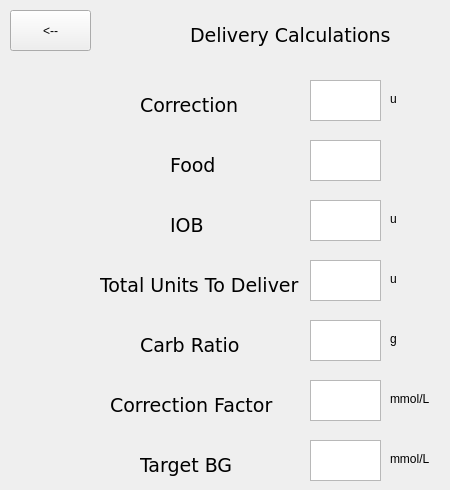
    <widget class="QWidget" name="deliverCalculationPage">
     <widget class="QPushButton" name="backToBolus">
      <property name="geometry">
       <rect>
        <x>10</x>
        <y>10</y>
        <width>81</width>
        <height>41</height>
       </rect>
      </property>
      <property name="text">
       <string>&lt;--</string>
      </property>
     </widget>
     <widget class="QLabel" name="label_56">
      <property name="geometry">
       <rect>
        <x>190</x>
        <y>20</y>
        <width>201</width>
        <height>31</height>
       </rect>
      </property>
      <property name="font">
       <font>
        <family>DejaVu Sans</family>
        <pointsize>14</pointsize>
       </font>
      </property>
      <property name="text">
       <string>Delivery Calculations</string>
      </property>
     </widget>
     <widget class="QTextEdit" name="correctionView">
      <property name="geometry">
       <rect>
        <x>310</x>
        <y>80</y>
        <width>71</width>
        <height>41</height>
       </rect>
      </property>
      <property name="readOnly">
       <bool>true</bool>
      </property>
     </widget>
     <widget class="QLabel" name="label_57">
      <property name="geometry">
       <rect>
        <x>140</x>
        <y>90</y>
        <width>111</width>
        <height>31</height>
       </rect>
      </property>
      <property name="font">
       <font>
        <family>DejaVu Sans</family>
        <pointsize>14</pointsize>
       </font>
      </property>
      <property name="text">
       <string>Correction</string>
      </property>
     </widget>
     <widget class="QLabel" name="label_58">
      <property name="geometry">
       <rect>
        <x>170</x>
        <y>150</y>
        <width>51</width>
        <height>31</height>
       </rect>
      </property>
      <property name="font">
       <font>
        <family>DejaVu Sans</family>
        <pointsize>14</pointsize>
       </font>
      </property>
      <property name="text">
       <string>Food</string>
      </property>
     </widget>
     <widget class="QTextEdit" name="foodView">
      <property name="geometry">
       <rect>
        <x>310</x>
        <y>140</y>
        <width>71</width>
        <height>41</height>
       </rect>
      </property>
      <property name="readOnly">
       <bool>true</bool>
      </property>
     </widget>
     <widget class="QLabel" name="label_59">
      <property name="geometry">
       <rect>
        <x>170</x>
        <y>210</y>
        <width>111</width>
        <height>31</height>
       </rect>
      </property>
      <property name="font">
       <font>
        <family>DejaVu Sans</family>
        <pointsize>14</pointsize>
       </font>
      </property>
      <property name="text">
       <string>IOB</string>
      </property>
     </widget>
     <widget class="QTextEdit" name="iobView">
      <property name="geometry">
       <rect>
        <x>310</x>
        <y>200</y>
        <width>71</width>
        <height>41</height>
       </rect>
      </property>
      <property name="readOnly">
       <bool>true</bool>
      </property>
     </widget>
     <widget class="QLabel" name="label_60">
      <property name="geometry">
       <rect>
        <x>100</x>
        <y>270</y>
        <width>201</width>
        <height>31</height>
       </rect>
      </property>
      <property name="font">
       <font>
        <family>DejaVu Sans</family>
        <pointsize>14</pointsize>
       </font>
      </property>
      <property name="text">
       <string>Total Units To Deliver</string>
      </property>
     </widget>
     <widget class="QTextEdit" name="totalUnitsToDeliverView">
      <property name="geometry">
       <rect>
        <x>310</x>
        <y>260</y>
        <width>71</width>
        <height>41</height>
       </rect>
      </property>
      <property name="readOnly">
       <bool>true</bool>
      </property>
     </widget>
     <widget class="QLabel" name="label_61">
      <property name="geometry">
       <rect>
        <x>140</x>
        <y>330</y>
        <width>111</width>
        <height>31</height>
       </rect>
      </property>
      <property name="font">
       <font>
        <family>DejaVu Sans</family>
        <pointsize>14</pointsize>
       </font>
      </property>
      <property name="text">
       <string>Carb Ratio</string>
      </property>
     </widget>
     <widget class="QTextEdit" name="carbRatioView">
      <property name="geometry">
       <rect>
        <x>310</x>
        <y>320</y>
        <width>71</width>
        <height>41</height>
       </rect>
      </property>
      <property name="readOnly">
       <bool>true</bool>
      </property>
     </widget>
     <widget class="QTextEdit" name="correctionFactorView">
      <property name="geometry">
       <rect>
        <x>310</x>
        <y>380</y>
        <width>71</width>
        <height>41</height>
       </rect>
      </property>
      <property name="readOnly">
       <bool>true</bool>
      </property>
     </widget>
     <widget class="QLabel" name="label_141">
      <property name="geometry">
       <rect>
        <x>110</x>
        <y>390</y>
        <width>171</width>
        <height>31</height>
       </rect>
      </property>
      <property name="font">
       <font>
        <family>DejaVu Sans</family>
        <pointsize>14</pointsize>
       </font>
      </property>
      <property name="text">
       <string>Correction Factor</string>
      </property>
     </widget>
     <widget class="QTextEdit" name="tagetBgView">
      <property name="geometry">
       <rect>
        <x>310</x>
        <y>440</y>
        <width>71</width>
        <height>41</height>
       </rect>
      </property>
      <property name="readOnly">
       <bool>true</bool>
      </property>
     </widget>
     <widget class="QLabel" name="label_142">
      <property name="geometry">
       <rect>
        <x>140</x>
        <y>450</y>
        <width>101</width>
        <height>31</height>
       </rect>
      </property>
      <property name="font">
       <font>
        <family>DejaVu Sans</family>
        <pointsize>14</pointsize>
       </font>
      </property>
      <property name="text">
       <string>Target BG</string>
      </property>
     </widget>
     <widget class="QLabel" name="label_143">
      <property name="geometry">
       <rect>
        <x>390</x>
        <y>90</y>
        <width>16</width>
        <height>17</height>
       </rect>
      </property>
      <property name="text">
       <string>u</string>
      </property>
     </widget>
     <widget class="QLabel" name="label_144">
      <property name="geometry">
       <rect>
        <x>390</x>
        <y>210</y>
        <width>16</width>
        <height>17</height>
       </rect>
      </property>
      <property name="text">
       <string>u</string>
      </property>
     </widget>
     <widget class="QLabel" name="label_145">
      <property name="geometry">
       <rect>
        <x>390</x>
        <y>270</y>
        <width>16</width>
        <height>17</height>
       </rect>
      </property>
      <property name="text">
       <string>u</string>
      </property>
     </widget>
     <widget class="QLabel" name="label_146">
      <property name="geometry">
       <rect>
        <x>390</x>
        <y>330</y>
        <width>16</width>
        <height>17</height>
       </rect>
      </property>
      <property name="text">
       <string>g</string>
      </property>
     </widget>
     <widget class="QLabel" name="label_147">
      <property name="geometry">
       <rect>
        <x>390</x>
        <y>390</y>
        <width>51</width>
        <height>17</height>
       </rect>
      </property>
      <property name="text">
       <string>mmol/L</string>
      </property>
     </widget>
     <widget class="QLabel" name="label_148">
      <property name="geometry">
       <rect>
        <x>390</x>
        <y>450</y>
        <width>51</width>
        <height>17</height>
       </rect>
      </property>
      <property name="text">
       <string>mmol/L</string>
      </property>
     </widget>
    </widget>
